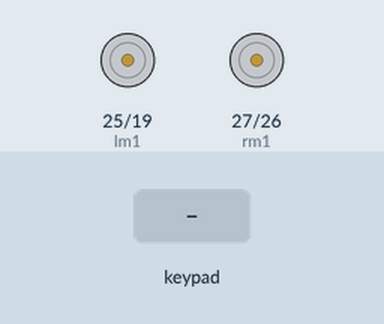
A sketch run on a simulated ESP32. Shown: motor-driver pin pairs drawn as motors (green arrow = first pin HIGH = forward, orange = second pin HIGH = backward, longer = more drive, scaled by the enable pin). The test bench sets the inputs (shaded band).

Above: at 1.2 s.
1.3 s: key 'U' pressed
At 1.5 s:
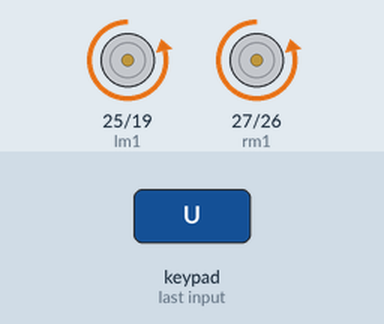
3.2 s: key 'D' pressed
At 3.4 s:
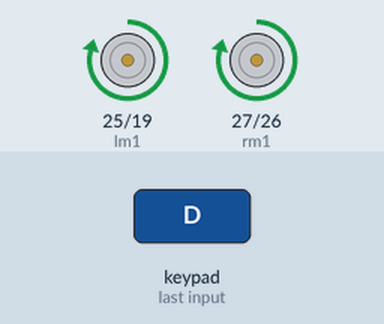
5.1 s: key 'L' pressed
At 5.3 s:
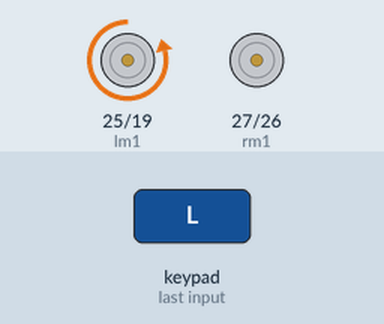
7.0 s: key 'R' pressed
At 7.2 s:
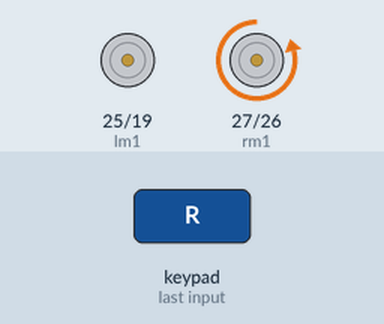
Timing chart, 0 to 9.9 s (numbered marks = the images above; inputs shaded):
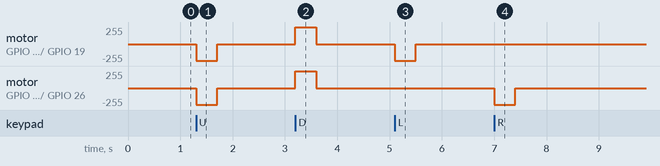

Measured:
- after the input at 1.3 s, motor on GPIO 25 (lm1) / GPIO 19 (lm2), motor on GPIO 27 (rm1) / GPIO 26 (rm2): stopped → backward 249/255 at once, → stopped 0.40 s later
- after the input at 3.2 s, motor on GPIO 25 (lm1) / GPIO 19 (lm2), motor on GPIO 27 (rm1) / GPIO 26 (rm2): stopped → forward 249/255 at once, → stopped 0.40 s later
- after the input at 5.1 s, motor on GPIO 25 (lm1) / GPIO 19 (lm2): stopped → backward 249/255 at once, → stopped 0.40 s later
- after the input at 7.0 s, motor on GPIO 27 (rm1) / GPIO 26 (rm2): stopped → backward 249/255 at once, → stopped 0.40 s later

The sketch:

FinalProject_MobileRobot.ino
```cpp
#include <DabbleESP32.h>

// Right Motor
int ena = 14;
int rm1 = 27;
int rm2 = 26;


// Left Motor
int enb = 32;
int lm1 = 25;
int lm2 = 19;


// PWM properties
const int freq = 30000;
const int pwmChannel = 0;
const int pwmChannel2 = 1;
const int resolution = 8;

int totalLeft = 0;
int totalRight = 0;


void setup() {
  Dabble.begin("I love Sir Mikko");
  pinMode(rm1, OUTPUT);
  pinMode(rm2, OUTPUT);
  pinMode(ena, OUTPUT);


  pinMode(lm1, OUTPUT);
  pinMode(lm2, OUTPUT);
  pinMode(enb, OUTPUT);

  ledcSetup(pwmChannel, freq, resolution);

  ledcAttachPin(ena, pwmChannel);
  ledcAttachPin(enb, pwmChannel2);

}

void loop() {
  Dabble.processInput();

  kachow();

  ledcWrite(pwmChannel, totalLeft);
  ledcWrite(pwmChannel2, totalRight);
}

void kachow() {
  float xval = GamePad.getXaxisData();
  float yval = GamePad.getYaxisData();


  if (xval < -6) {
    xval = -6;
  } else if (xval > 6) {
    xval = 6;
  }
  if (yval < -6) {
    yval = -6;
  } else if (yval > 6) {
    yval = 6;
  }

  int ycon = 0;
  if (yval < 0 )
  {
    backward();
    ycon = 250 - ((yval + 6) * (250.0 / 6.0));
  }
  else
  {
    forward();
    ycon = yval * (250.0 / 6.0);
  }

  int xcon;
  if (xval < 0 ){
    xcon = 250 - (xval + 6) * (250.0 / 6.0);
  }
  else {
    xcon = xval * (250.0 / 6.0);
  }

  if (xval < 0 ) {
    totalLeft = ycon + xcon;
    if (totalLeft > 250) {
      totalLeft = 250;
    }

    totalRight = ycon - xcon;
    if (totalRight < 0) {
      totalRight = 0;
    }

  } else {
    totalLeft = ycon - xcon;
    if (totalLeft < 0) {
      totalLeft = 0;
    }

    totalRight = ycon + xcon;
    if (totalRight > 250) {
      totalRight = 250;
    }
  }
}

void forward() {
  digitalWrite(rm1, LOW);
  digitalWrite(rm2, HIGH);
  digitalWrite(lm1, LOW);
  digitalWrite(lm2, HIGH);
}

void backward() {
  digitalWrite(rm1, HIGH);
  digitalWrite(rm2, LOW);
  digitalWrite(lm1, HIGH);
  digitalWrite(lm2, LOW);
}
```
